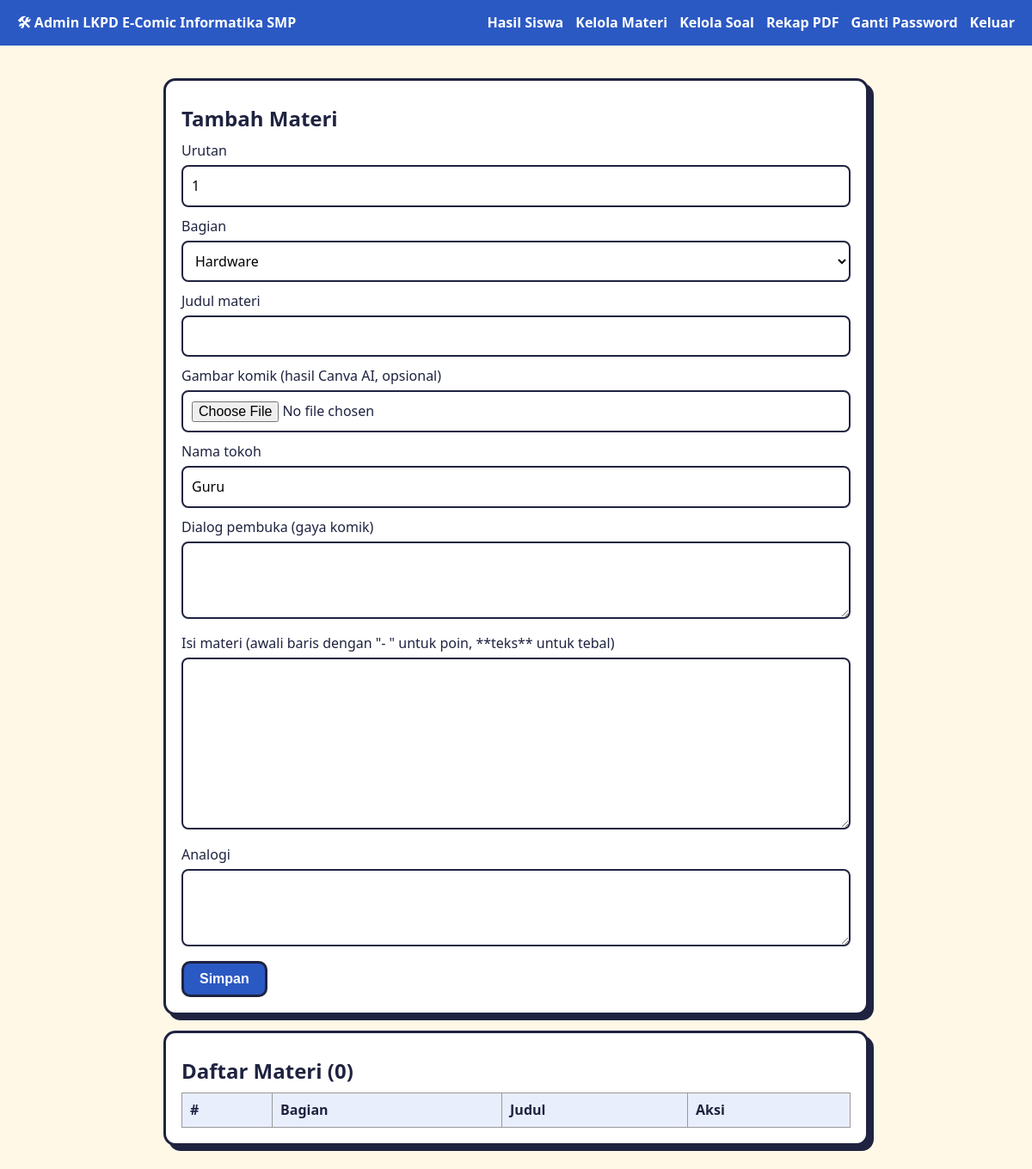
/admin/materi.php (signed in), run on an earlier commit of the app's database.
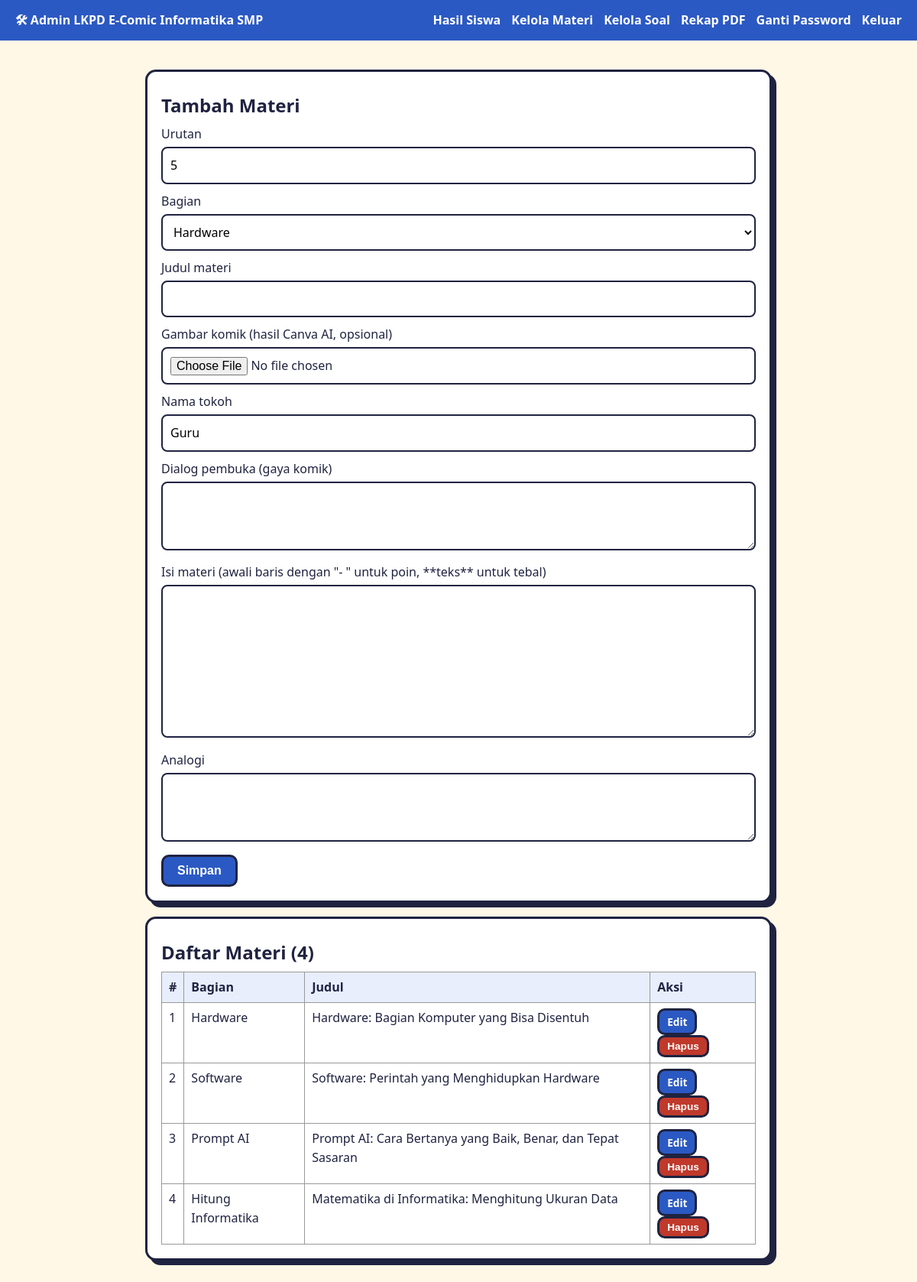
And on a later commit of the database.
### tables this page shows
CREATE TABLE IF NOT EXISTS materi (
  id INT AUTO_INCREMENT PRIMARY KEY,
  urutan INT NOT NULL DEFAULT 1,
  kategori VARCHAR(40) NOT NULL,
  judul VARCHAR(150) NOT NULL,
  tokoh VARCHAR(50) DEFAULT 'Guru',
  dialog TEXT,                               
  gambar VARCHAR(255) DEFAULT NULL,          
  isi TEXT NOT NULL,                         
  analogi TEXT
);

### config.php (called while the page is built, shortened)
<?php
function db(): PDO {
    static $pdo = null;
    if (!$pdo) {
        $pdo = new PDO('mysql:host=' . DB_HOST . ';dbname=' . DB_NAME . ';charset=utf8mb4', DB_USER, DB_PASS, [
            PDO::ATTR_ERRMODE => PDO::ERRMODE_EXCEPTION,
            PDO::ATTR_DEFAULT_FETCH_MODE => PDO::FETCH_ASSOC,
        ]);
    }
    return $pdo;
}
function e($s): string { return htmlspecialchars((string)$s, ENT_QUOTES, 'UTF-8'); }

### admin/materi.php (the view, shortened to what this page needs)
<?php
require '../config.php'; require_admin(); require '_upload.php';
$edit = null;
$list = db()->query('SELECT * FROM materi ORDER BY urutan, id')->fetchAll();
require '_nav.php';
?>
<div class="card"><h2><?= $edit ? 'Edit' : 'Tambah' ?> Materi</h2>
<form method="post" enctype="multipart/form-data"><?= csrf_field() ?><input type="hidden" name="id" value="<?= $edit['id'] ?? 0 ?>">
<label>Urutan</label><input type="number" name="urutan" value="<?= e($edit['urutan'] ?? count($list) + 1) ?>" required>
<label>Bagian</label><?= pilih_kategori($edit['kategori'] ?? KATEGORI[0]) ?>
<label>Judul materi</label><input type="text" name="judul" value="<?= e($edit['judul'] ?? '') ?>" required>
<label>Gambar komik (hasil Canva AI, opsional)</label><input type="file" name="gambar" accept="image/*">
<label>Nama tokoh</label><input type="text" name="tokoh" value="<?= e($edit['tokoh'] ?? 'Guru') ?>">
<label>Dialog pembuka (gaya komik)</label><textarea name="dialog"><?= e($edit['dialog'] ?? '') ?></textarea>
<label>Isi materi (awali baris dengan "- " untuk poin, **teks** untuk tebal)</label><textarea name="isi" style="min-height:200px" required><?= e($edit['isi'] ?? '') ?></textarea>
<label>Analogi</label><textarea name="analogi"><?= e($edit['analogi'] ?? '') ?></textarea>
<button class="btn blue">Simpan</button> <?php if ($edit): ?><a class="btn gray" href="materi.php">Batal</a><?php endif; ?></form></div>
<div class="card"><h2>Daftar Materi (<?= count($list) ?>)</h2>
<table><tr><th>#</th><th>Bagian</th><th>Judul</th><th>Aksi</th></tr>
<?php foreach ($list as $m): ?><tr><td><?= e($m['urutan']) ?></td><td><?= e($m['kategori']) ?></td><td><?= e($m['judul']) ?></td>
<td><a class="btn sm blue" href="materi.php?edit=<?= $m['id'] ?>">Edit</a>
<form method="post" style="display:inline" onsubmit="return confirm('Hapus materi ini?')"><?= csrf_field() ?><button class="btn sm red" name="hapus" value="<?= $m['id'] ?>">Hapus</button></form></td></tr>
<?php endforeach; ?></table></div></div></body></html>

### admin/_nav.php
<!doctype html><html lang="id"><head><meta charset="utf-8"><meta name="viewport" content="width=device-width,initial-scale=1">
<title>Admin - <?= JUDUL ?></title><link rel="stylesheet" href="../assets/style.css"></head><body>
<header class="top"><b>🛠 Admin <?= JUDUL ?></b><span>
<a href="dashboard.php">Hasil Siswa</a><a href="materi.php">Kelola Materi</a><a href="soal.php">Kelola Soal</a><a href="export.php">Rekap PDF</a><a href="password.php">Ganti Password</a><a href="logout.php">Keluar</a></span></header>
<div class="wrap">

### admin/_upload.php (shortened to what this page needs)
<?php
function pilih_kategori(string $sel): string {
    $h = '<select name="kategori">';
    foreach (KATEGORI as $k) $h .= '<option ' . ($k === $sel ? 'selected' : '') . '>' . e($k) . '</option>';
    return $h . '</select>';
}

### assets/style.css (style rules this page uses)
:root { --bg:#fff8e7;--ink:#1f2340;--accent:#ff6b35;--blue:#2b59c3;--card:#fff }
* { box-sizing:border-box }
body { margin:0;font-family:'Segoe UI',system-ui,sans-serif;background:var(--bg);color:var(--ink);line-height:1.55 }
.wrap { max-width:860px;margin:0 auto;padding:20px }
header.top { background:var(--blue);color:#fff;padding:14px 20px;display:flex;justify-content:space-between;align-items:center;flex-wrap:wrap;gap:8px }
header.top a { color:#fff;margin-left:14px;text-decoration:none;font-weight:600 }
h1,h2,h3 { margin:.3em 0 }
.card { background:var(--card);border:3px solid var(--ink);border-radius:14px;padding:18px;margin:18px 0;box-shadow:6px 6px 0 var(--ink) }
input[type=text],input[type=password],input[type=number],input[type=file],select,textarea { width:100%;padding:10px;border:2px solid var(--ink);border-radius:8px;font:inherit;margin:4px 0 10px;background:#fff }
textarea { min-height:90px }
.btn { display:inline-block;background:var(--accent);color:#fff;border:3px solid var(--ink);border-radius:10px;padding:9px 18px;font-weight:700;cursor:pointer;text-decoration:none;font-size:1rem }
.btn.blue { background:var(--blue) }
.btn.red { background:#c0392b }
.btn.sm { padding:4px 10px;font-size:.85rem }
table { width:100%;border-collapse:collapse;background:#fff }
th,td { border:1px solid #999;padding:7px 9px;text-align:left;vertical-align:top }
th { background:#e8eefc }

What changed in the data, as far as the page shows it:
added materi: urutan "1", kategori "Hardware", judul "Hardware: Bagian Komputer yang Bisa Disentuh"
added materi: urutan "2", kategori "Software", judul "Software: Perintah yang Menghidupkan Hardware"
added materi: urutan "3", kategori "Prompt AI", judul "Prompt AI: Cara Bertanya yang Baik, Benar, dan Tepat Sasaran"
added materi: urutan "4", kategori "Hitung Informatika", judul "Matematika di Informatika: Menghitung Ukuran Data"
Also different on the page:
form field urutan: "1" → "5"
count($list): "0" → "4"
